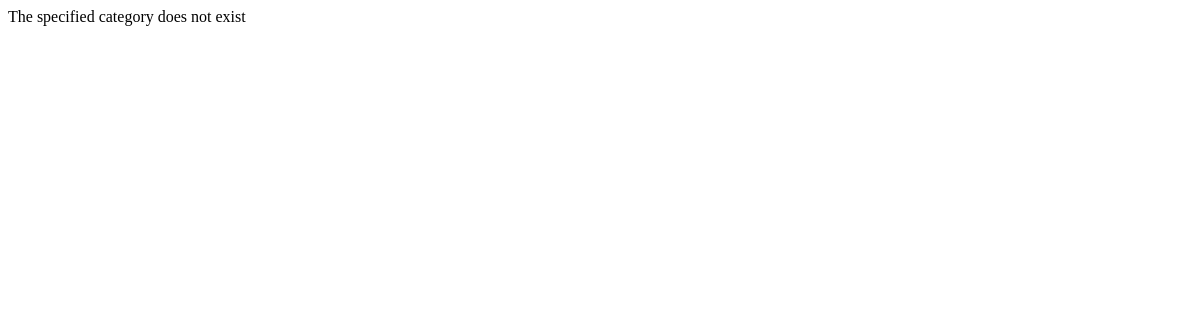
The app's page /rango/category/python/, older data.
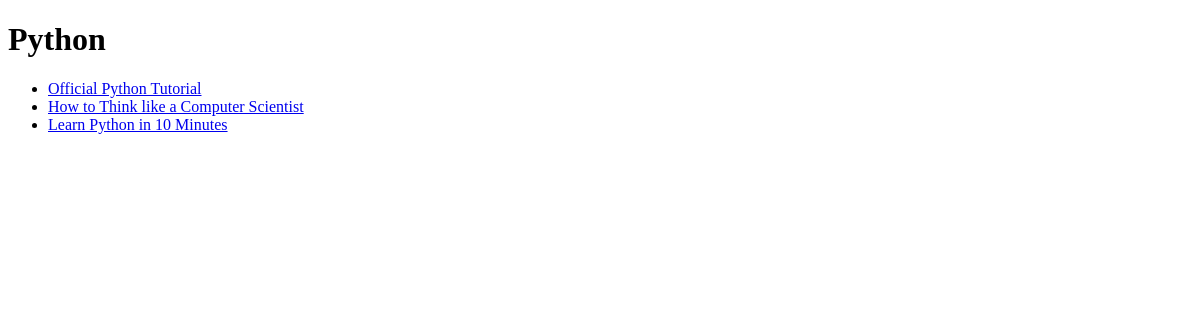
The same page, newer data.
### rango/models.py (models this page shows, shortened)
class Category(models.Model):
	name=models.CharField(max_length=128,unique=True)
	views=models.IntegerField(default=0)
	likes=models.IntegerField(default=0)
	slug=models.SlugField(default=' ')
	class Meta:
		verbose_name_plural= "Categories"

class Page(models.Model):
	category=models.ForeignKey(Category, on_delete= models.CASCADE)
	title=models.CharField(max_length=128)
	url=models.URLField()
	views=models.IntegerField(default=0)
	slug =models.SlugField(default='')
	class Meta:
		verbose_name_plural= "Pages"

### rango/views.py (the view)
# urls.py: url(r'^category/(?P<category_name_slug>[\w\-]+)/$',views.category,name='category'),
def category(request,category_name_slug):
    context_dict = {}
    try:
        category = Category.objects.get(slug=category_name_slug)
        context_dict['category_name'] = category.name
        pages = Page.objects.filter(category=category)
        context_dict['pages'] = pages
        context_dict['category'] = category
    except Category.DoesNotExist:
        pass
    return render(request, 'rango/category.html', context_dict)

### templates/rango/category.html (shortened to what this page needs)
<!DOCTYPE html>
<html>
<head>
</head>
<body>
	{% if category %}
	<h1> {{ category_name}} </h1>
	<p>
		{% if pages %}
		<ul>
			{% for page in pages %}
			<li><a href="{{ page.url }}"> {{page.title}}</a></li>
			{% endfor %}
		</ul>
		{% else %}
			<strong> No pages currently in category</strong>
		{% endif %}
	{% else %}
		The specified category {{ category_name }} does not exist
	{% endif %}
	</p>
</body>
</html>

Row changes from the older to the newer data that the page shows:
now on this page (row edited): Category: name "Python"
now on this page (row unchanged): Page: title "Official Python Tutorial"
now on this page (row unchanged): Page: title "How to Think like a Computer Scientist"
now on this page (row unchanged): Page: title "Learn Python in 10 Minutes"
Text that changed along with them:
text no longer shown: "The specified category does not exist"
